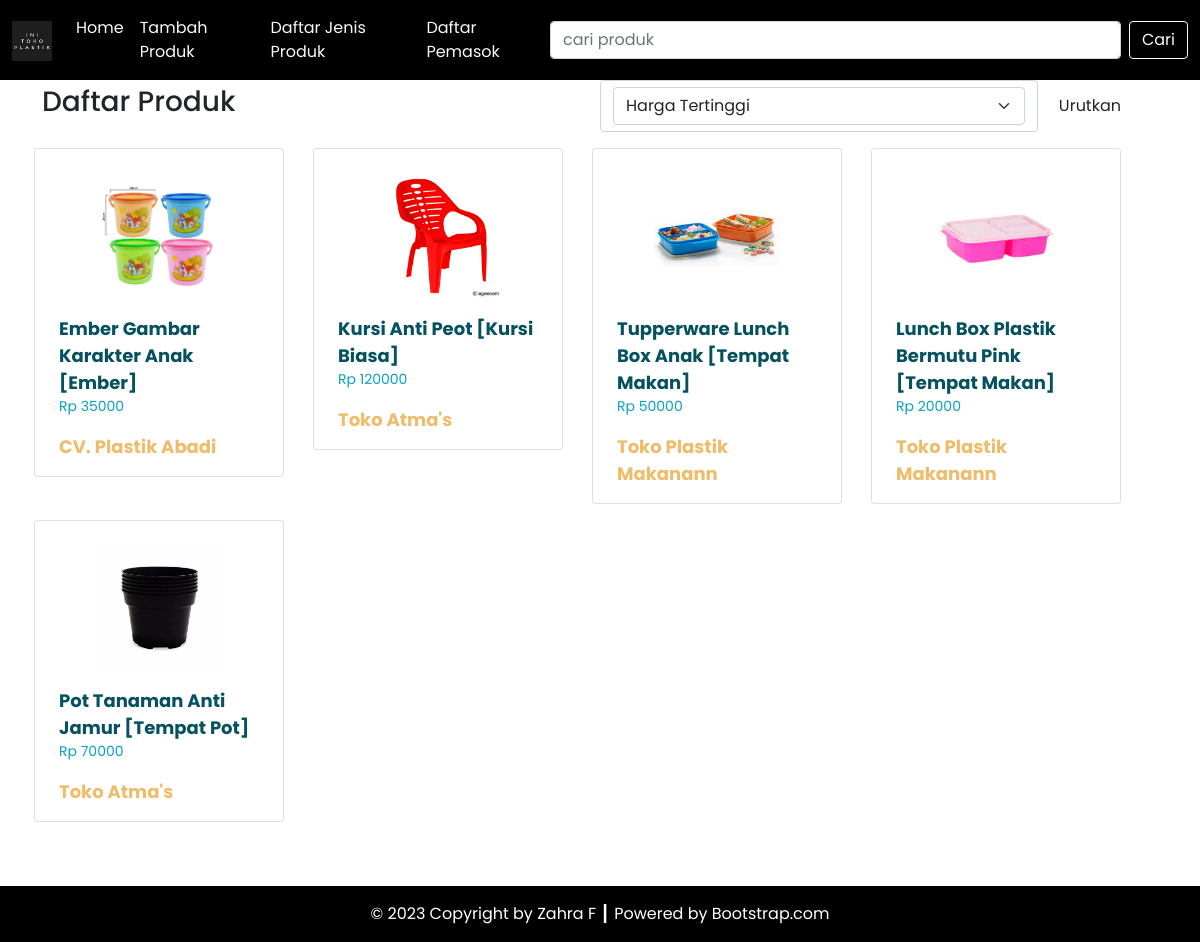
The app's page /source_code/index.php with its own data.
### tables this page shows
CREATE TABLE `produk` (
  `id_produk` int(11) NOT NULL,
  `kode_produk` varchar(10) NOT NULL,
  `nama_produk` varchar(70) NOT NULL,
  `merek_produk` varchar(50) NOT NULL,
  `foto_produk` varchar(255) NOT NULL,
  `harga_produk` int(20) NOT NULL,
  `id_jenis` int(11) NOT NULL,
  `id_pemasok` int(11) NOT NULL
);

CREATE TABLE `jenis_produk` (
  `id_jenis` int(11) NOT NULL,
  `nama_jenis` varchar(50) NOT NULL
);

CREATE TABLE `pemasok` (
  `id_pemasok` int(11) NOT NULL,
  `nama_pemasok` varchar(50) NOT NULL
);

### source_code/config/db.php (called while the page is built)
<?php
$DB_HOST = "localhost";
$DB_USERNAME = "root";
$DB_PASSWORD = "";
$DB_NAME = "db_toko_plastik";

### source_code/classes/DB.php (called while the page is built, shortened)
<?php
class DB
{
    private $hostname;
    private $username;
    private $password;
    private $dbname;
    private $conn;
    private $result;
    function __construct($hostname, $username, $password, $dbname)
    {
        $this->hostname = $hostname;
        $this->username = $username;
        $this->password = $password;
        $this->dbname = $dbname;
    }
    function open()
    {
        $this->conn = mysqli_connect($this->hostname, $this->username, $this->password, $this->dbname);
    }
    function execute($query)
    {
        $this->result = mysqli_query($this->conn, $query);
    }
    function getResult()
    {
        return mysqli_fetch_array($this->result);
    }
}

### source_code/classes/Produk.php (called while the page is built, shortened)
<?php
class Produk extends DB
{
    function getProdukJoin()
    {
        $query = "SELECT * FROM produk JOIN jenis_produk ON produk.id_jenis=jenis_produk.id_jenis JOIN pemasok ON produk.id_pemasok=pemasok.id_pemasok ORDER BY produk.id_produk";
        return $this->execute($query);
    }
}

### source_code/index.php (the view, shortened to what this page needs)
<?php
include('config/db.php');
include('classes/DB.php');
include('classes/Pemasok.php');
include('classes/Produk.php');
include('classes/Template.php');
$listProduk = new Produk($DB_HOST, $DB_USERNAME, $DB_PASSWORD, $DB_NAME);
$listProduk->open();
$listProduk->getProdukJoin();
if (isset($_POST['btn-cari'])) {
    $listProduk->searchProduk($_POST['cari']);
}else {
    $listProduk->getProdukJoin();
}
$data = null;
while ($row = $listProduk->getResult()) {
    $data .= '<div class="col gx-2 gy-3 justify-content-center">' .
        '<div class="card pt-4 px-2 produk-thumbnail">
        <a href="detail.php?id=' . $row['id_produk'] . '">
            <div class="row justify-content-center">
                <img src="assets/images/' . $row['foto_produk'] . '" class="card-img-top" alt="' . $row['foto_produk'] . '">
            </div>
            <div class="card-body">
                <p class="card-text produk-nama my-0">' . $row['nama_produk'] .' ['. $row['nama_jenis'] . ']</p>
                <p class="card-text pemasok-nama">Rp ' . $row['harga_produk'] . '</p>
                <p class="card-text jenis_produk-nama my-0">' . $row['nama_pemasok'] . '</p>
            </div>
        </a>
    </div>
    </div>';
}

### source_code/classes/Template.php (shortened to what this page needs)
<?php
class Template
{
    var $content = '';
    function __construct($filename = '')
    {
        $this->content = implode('', @file($filename));
    }
    function clear()
    {
        $this->content = preg_replace("/DATA_[A-Z|_|0-9]+/", "", $this->content);
    }
    function write()
    {
        print $this->content;
    }
    function replace($old = '', $new = '')
    {
        if (is_int($new)) {
            $value = sprintf("%d", $new);
        } elseif (is_float($new)) {
            $value = sprintf("%f", $new);
        } elseif (is_array($new)) {
            $value = '';
            foreach ($new as $item) {
                $value .= $item . ' ';
            }
        } else {
            $value = $new;
        }
        $this->content = preg_replace("/$old/", $value, $this->content);
    }
}

### records on screen
produk: foto_produk (picture), nama_produk "Ember Gambar Karakter Anak", id_jenis.nama_jenis "Ember", harga_produk "35000", id_pemasok.nama_pemasok "CV. Plastik Abadi"
produk: foto_produk (picture), nama_produk "Kursi Anti Peot", id_jenis.nama_jenis "Kursi Biasa", harga_produk "120000", id_pemasok.nama_pemasok "Toko Atma's"
produk: foto_produk (picture), nama_produk "Tupperware Lunch Box Anak", id_jenis.nama_jenis "Tempat Makan", harga_produk "50000", id_pemasok.nama_pemasok "Toko Plastik Makanann"
produk: foto_produk (picture), nama_produk "Lunch Box Plastik Bermutu Pink", id_jenis.nama_jenis "Tempat Makan", harga_produk "20000", id_pemasok.nama_pemasok "Toko Plastik Makanann"
produk: foto_produk (picture), nama_produk "Pot Tanaman Anti Jamur", id_jenis.nama_jenis "Tempat Pot", harga_produk "70000", id_pemasok.nama_pemasok "Toko Atma's"
